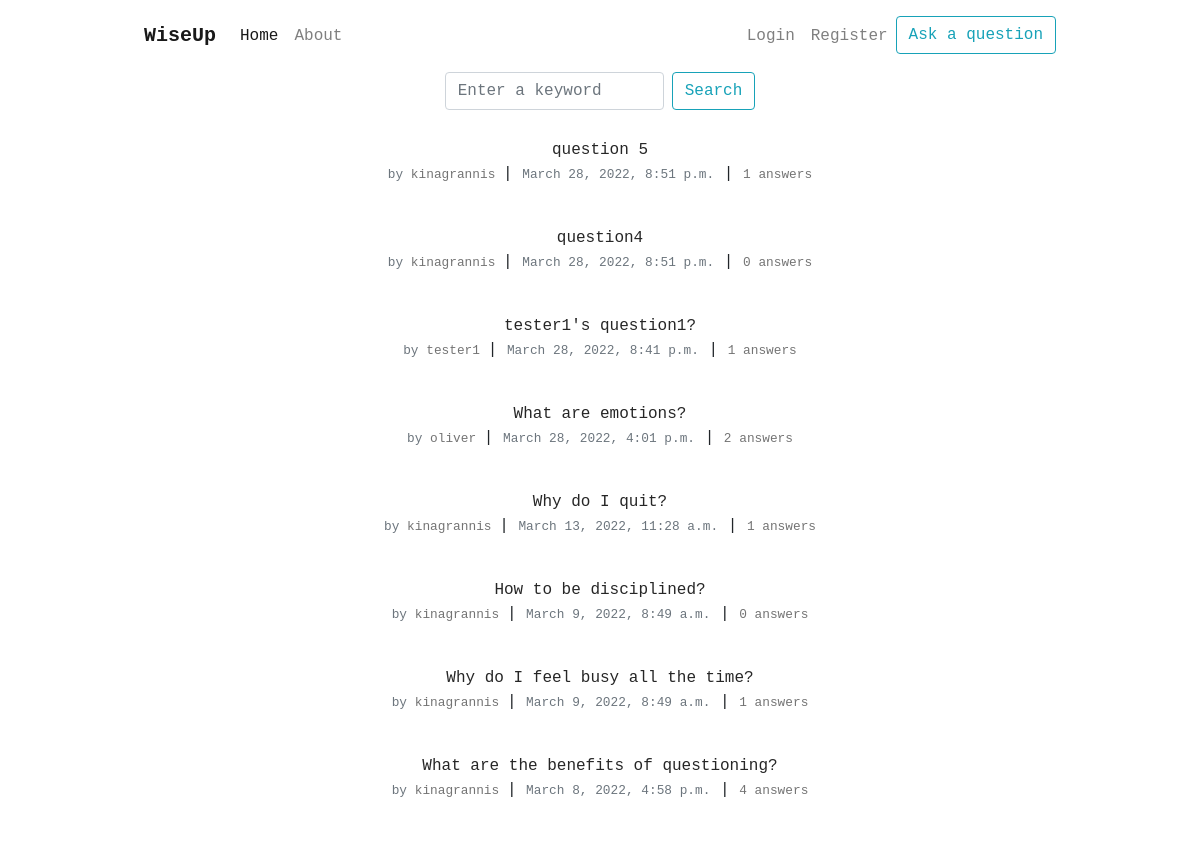
The page / on the database its author committed.
### wiseup/models.py (models this page shows, shortened)
class Question(models.Model):
    content = models.CharField(max_length=200)
    date = models.DateTimeField(auto_now_add=True)
    user = models.ForeignKey(User, on_delete=models.CASCADE)
    class Meta:
        ordering = ['-date']

### wiseup/views.py (the view)
# urls.py: path('', QuestionListView.as_view(), name='wiseup-home'),
class QuestionListView(ListView):
    model = Question
    template_name = 'wiseup/home.html'
    context_object_name = 'questions'
    paginate_by = 10
    def get_queryset(self):
        queryset = Question.objects.all()
        if self.request.GET.get("search"):
            input = self.request.GET.get("search")
            queryset = Question.objects.filter(content__icontains=input)
        return queryset
    def get_context_data(self, **kwargs):
        context = super().get_context_data(**kwargs)
        context['search_term'] = self.request.GET.get("search")
        return context

### wiseup/templates/wiseup/home.html (shortened to what this page needs)
{% extends "wiseup/base.html" %}{% load static %}{% load query_highlight %}{% block content %}
<div class="d-flex flex-column p-2 restraint-flex text-center">
  <form method="GET" class="form-inline my-2 my-lg-0 pb-3">
    <input name="search" class="form-control mr-sm-2" required type="search" placeholder="Enter a keyword" aria-label="Search">
    <button class="btn btn-outline-info my-2 my-sm-0" type="submit">Search</button>
  </form>
  {% for question in questions %}
  <ul class="list-group">
    {% if question.user.profile.if_private == False %}
    <li class="list-group-item borderless mb-3">
      <a class="question-title" href="{% url 'question-detail' question.id %}"
        >{% if search_term == None %}{{ question.content }}
        {% else %}{{ question.content|highlight:search_term }}
        {% endif %}</a
      ><br /><small class="text-muted"
        >by
        <a
          class="question-user"
          href="{% url 'user-questions' question.user.username %}"
          >{% if question.user == request.user %} me{% else %}{{ question.user }}{% endif %}</a
        > </small
      >| <small class="text-muted">{{ question.date }}</small> |
      <small class="text-muted"><a class="question-user" href="{% url 'question-detail' question.id %}"
        >{{ question.answers.count }} answers</a></small>
    </li>
    {% endif %}
  </ul>
  {% endfor %}
</div>
{% endblock content %}

### wiseup/static/css/main.css (style rules this page uses)
.monaco { font-family: "Monaco", monospace; }
.restraint-flex { max-width: 45em; margin: 0 auto; align-items: center; }
li.borderless { border: 0 none; }
a.question-title { color: rgba(0, 0, 0, 0.85); }
a.question-user { color: rgba(0, 0, 0, 0.55); }
a:link { text-decoration: none; }

### rows shown on the page
Question: content "question 5", user "kinagrannis", date "March 28, 2022, 8:51 p.m.", answers.count "1"
Question: content "question4", user "kinagrannis", date "March 28, 2022, 8:51 p.m.", answers.count "0"
Question: content "tester1's question1?", user "tester1", date "March 28, 2022, 8:41 p.m.", answers.count "1"
Question: content "What are emotions?", user "oliver", date "March 28, 2022, 4:01 p.m.", answers.count "2"
Question: content "Why do I quit?", user "kinagrannis", date "March 13, 2022, 11:28 a.m.", answers.count "1"
Question: content "How to be disciplined?", user "kinagrannis", date "March 9, 2022, 8:49 a.m.", answers.count "0"
Question: content "Why do I feel busy all the time?", user "kinagrannis", date "March 9, 2022, 8:49 a.m.", answers.count "1"
Question: content "What are the benefits of questioning?", user "kinagrannis", date "March 8, 2022, 4:58 p.m.", answers.count "4"
